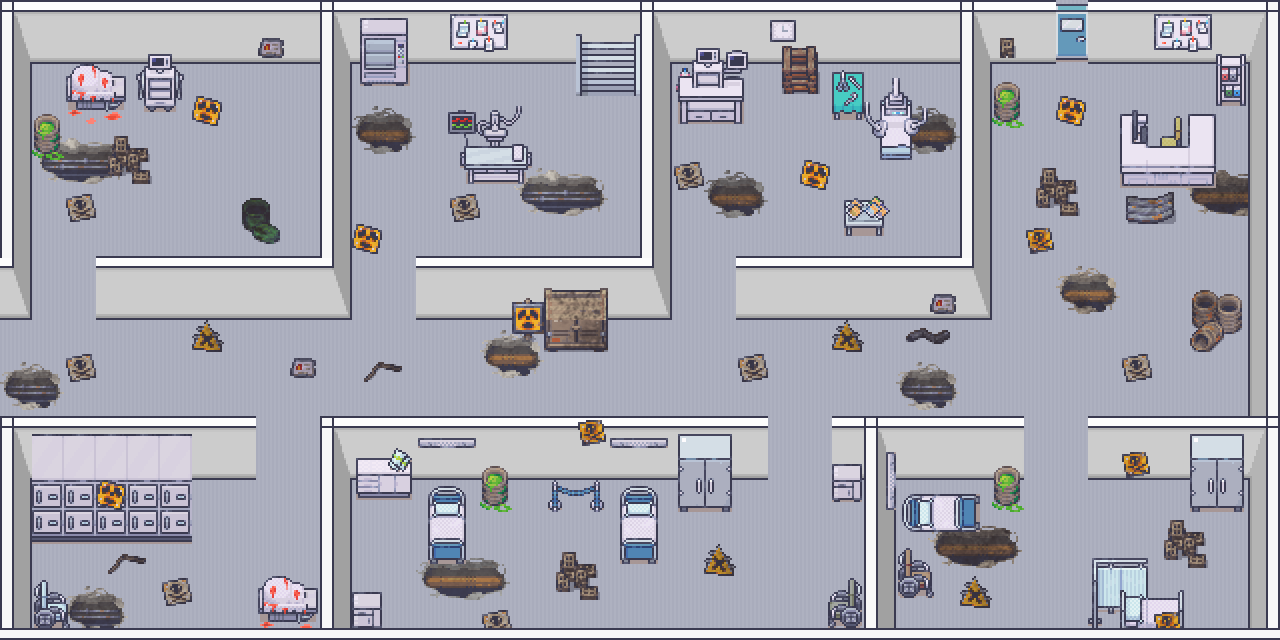

Rendered tile map (Tiled .tmx) drawn with the repository's tilesets; below, a short description and the map source with its tile grids summarised:
An orthogonal 40x20 tile map with 32x32 px tiles, 7 tile layers (baseLayer, floorLayer, wallLayer, furnitureLayer2, ...), 3 tilesets and 1 object (start).

<map version="1.10" tiledversion="1.10.2" orientation="orthogonal" renderorder="right-down" width="40" height="20" tilewidth="32" tileheight="32" infinite="0" nextlayerid="9" nextobjectid="2">
 <editorsettings>
  <export target="hospital.tmj" format="json" />
 </editorsettings>
 <tileset firstgid="1" name="hospital" tilewidth="32" tileheight="32" tilecount="1760" columns="16">
  <image source="hospital.png" width="512" height="3520" />
 </tileset>
 <tileset firstgid="1761" name="interior" tilewidth="32" tileheight="32" tilecount="8284" columns="76">
  <image source="interior.png" width="2432" height="3488" />
 </tileset>
 <tileset firstgid="10045" name="town" tilewidth="32" tileheight="32" tilecount="2240" columns="32">
  <image source="town.png" width="1024" height="2240" />
 </tileset>
 <layer id="1" name="baseLayer" width="40" height="20">
  <data>[800 cells, 800 non-empty, 1 distinct tile ids]</data>
 </layer>
 <layer id="6" name="floorLayer" width="40" height="20">
  <data>[800 cells, 62 non-empty, 34 distinct tile ids]</data>
 </layer>
 <layer id="2" name="wallLayer" width="40" height="20">
  <data>[800 cells, 253 non-empty, 14 distinct tile ids]</data>
 </layer>
 <layer id="4" name="furnitureLayer2" width="40" height="20">
  <data>[800 cells, 102 non-empty, 90 distinct tile ids]</data>
 </layer>
 <layer id="3" name="furnitureLayer" width="40" height="20">
  <data>[800 cells, 76 non-empty, 44 distinct tile ids]</data>
 </layer>
 <layer id="5" name="objectLayer" width="40" height="20">
  <data>[800 cells, 71 non-empty, 32 distinct tile ids]</data>
 </layer>
 <layer id="8" name="wallLayer2" width="40" height="20">
  <data>[800 cells, 40 non-empty, 1 distinct tile ids]</data>
 </layer>
 <objectgroup id="7" name="objectLayer">
  <object id="1" name="start" x="1056.44" y="160.145">
   <point />
  </object>
 </objectgroup>
</map>
